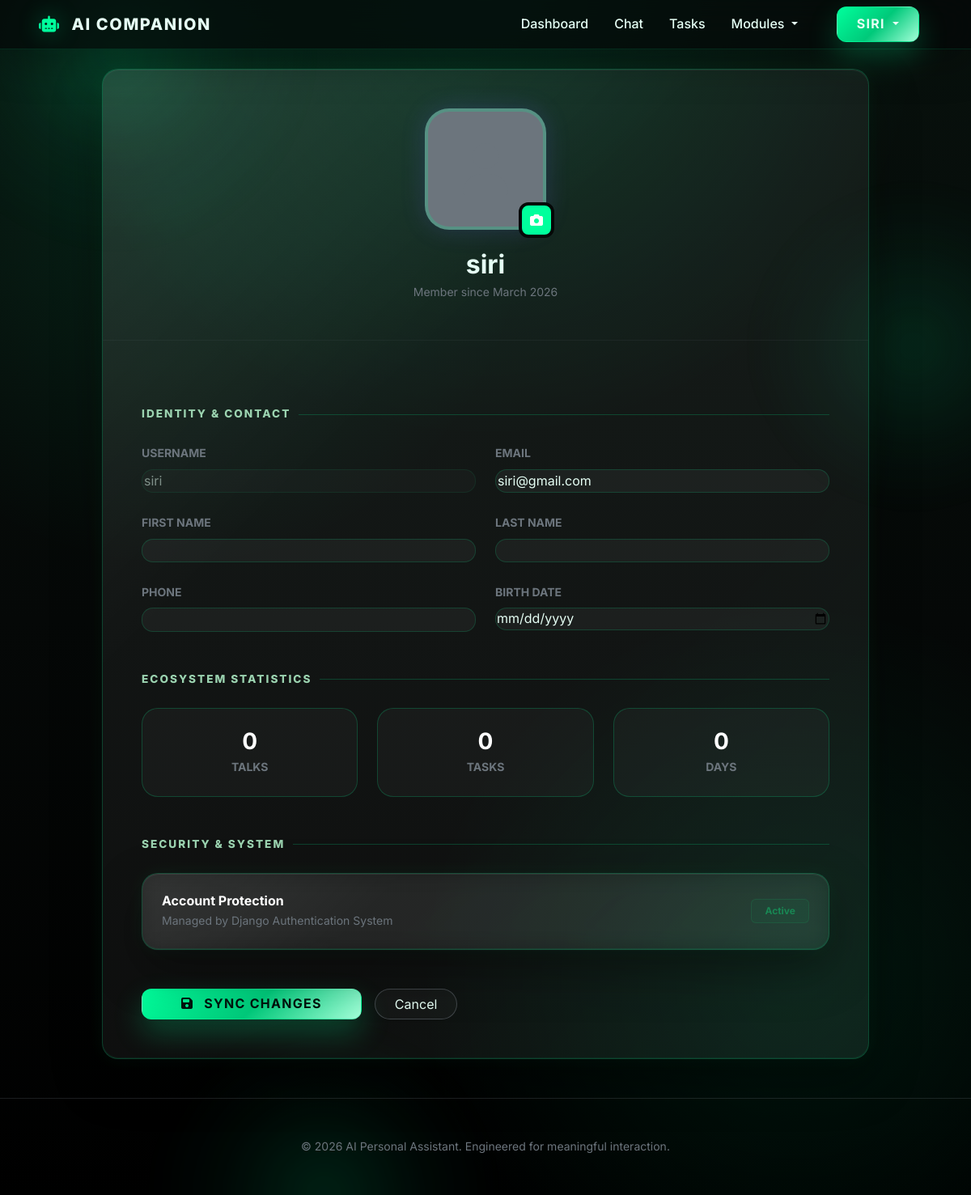
Screenshot of /auth/profile/ (signed in) with the database file from the repository.
### apps/authentication/models.py (models this page shows, shortened)
class User(AbstractUser):
    ROLE_CHOICES = [
        ('user', 'User'),
        ('admin', 'Admin'),
    ]
    role = models.CharField(max_length=10, choices=ROLE_CHOICES, default='user')
    phone_number = models.CharField(max_length=15, blank=True, null=True)
    profile_picture = models.ImageField(upload_to='profile_pictures/', blank=True, null=True)
    date_of_birth = models.DateField(blank=True, null=True)
    created_at = models.DateTimeField(auto_now_add=True)
    updated_at = models.DateTimeField(auto_now=True)

### apps/authentication/views.py (the view)
# urls.py: path('profile/', views.profile_view, name='profile'),
@login_required
def profile_view(request):
    user = request.user
    preferences = user.preferences
    behavior_profile = user.behavior_profile
    context = {
        'user': user,
        'preferences': preferences,
        'behavior_profile': behavior_profile
    }
    return render(request, 'authentication/profile.html', context)

### templates/authentication/profile.html (shortened to what this page needs)
{% extends 'base.html' %}
{% load static %}
{% block content %}
<div class="container mt-4">
    <div class="row justify-content-center">
        <div class="col-md-10">
            <div class="glass-panel overflow-hidden">
                <div class="profile-header text-center border-bottom border-secondary border-opacity-10">
                    <div class="profile-avatar-container">
                        {% if user.profile_picture %}
                        <img src="{{ user.profile_picture.url }}" alt="Profile" class="profile-avatar">
                        {% else %}
                        <div
                            class="profile-avatar d-flex align-items-center justify-content-center bg-secondary bg-opacity-20 h-100">
                            <i class="fas fa-user fa-4x text-secondary opacity-50"></i>
                        </div>
                        {% endif %}
                        <label for="profile_picture" class="avatar-edit-overlay">
                            <i class="fas fa-camera"></i>
                        </label>
                    </div>
                    <h2 class="fw-bold mb-1">{{ user.get_full_name|default:user.username }}</h2>
                    <p class="text-secondary small mb-0">Member since {{ user.date_joined|date:"F Y" }}</p>
                </div>
                <div class="p-5">
                    <form method="post" enctype="multipart/form-data">
                        <div class="profile-section-title">Identity & Contact</div>
                        <div class="row g-4 mb-5">
                            <div class="col-md-6">
                                <label class="small fw-bold text-secondary text-uppercase mb-2">Username</label>
                                <input type="text" class="form-control-premium w-100 opacity-50"
                                    value="{{ user.username }}" readonly>
                            </div>
                            <div class="col-md-6">
                                <label class="small fw-bold text-secondary text-uppercase mb-2">Email</label>
                                <input type="email" class="form-control-premium w-100" name="email"
                                    value="{{ user.email }}">
                            </div>
                            <div class="col-md-6">
                                <label class="small fw-bold text-secondary text-uppercase mb-2">First Name</label>
                                <input type="text" class="form-control-premium w-100" name="first_name"
                                    value="{{ user.first_name }}">
                            </div>
                            <div class="col-md-6">
                                <label class="small fw-bold text-secondary text-uppercase mb-2">Last Name</label>
                                <input type="text" class="form-control-premium w-100" name="last_name"
                                    value="{{ user.last_name }}">
                            </div>
                            <div class="col-md-6">
                                <label class="small fw-bold text-secondary text-uppercase mb-2">Phone</label>
                                <input type="tel" class="form-control-premium w-100" name="phone_number"
                                    value="{{ user.phone_number|default:'' }}">
                            </div>
                            <div class="col-md-6">
                                <label class="small fw-bold text-secondary text-uppercase mb-2">Birth Date</label>
                                <input type="date" class="form-control-premium w-100" name="date_of_birth"
                                    value="{{ user.date_of_birth|date:'Y-m-d' }}">
                            </div>
                        </div>
                        <div class="profile-section-title">Ecosystem Statistics</div>
                        <div class="row g-4 mb-5">
                            <div class="col-md-4">
                                <div class="stat-pill">
                                    <div class="h3 fw-bold text-white mb-1">{{ conversation_count|default:0 }}</div>
                                    <div class="small text-secondary fw-bold text-uppercase">Talks</div>
                                </div>
                            </div>
                            <div class="col-md-4">
                                <div class="stat-pill">
                                    <div class="h3 fw-bold text-white mb-1">{{ task_count|default:0 }}</div>
                                    <div class="small text-secondary fw-bold text-uppercase">Tasks</div>
                                </div>
                            </div>
                            <div class="col-md-4">
                                <div class="stat-pill">
                                    <div class="h3 fw-bold text-white mb-1">{{ days_active|default:0 }}</div>
                                    <div class="small text-secondary fw-bold text-uppercase">Days</div>
                                </div>
                            </div>
                        </div>
                        <div class="profile-section-title">Security & System</div>
                        <div class="glass-card p-4 d-flex justify-content-between align-items-center mb-5">
                            <div>
                                <h6 class="fw-bold text-white mb-1">Account Protection</h6>
                                <p class="small text-secondary mb-0">Managed by Django Authentication System</p>
                            </div>
                            <span
                                class="badge bg-success bg-opacity-10 text-success border border-success border-opacity-25 px-3 py-2">Active</span>
                        </div>
                        <div class="d-flex gap-3 mt-5">
                            <button type="submit" class="btn-premium px-5">
                                <i class="fas fa-save me-2"></i> Sync Changes
                            </button>
                            <a href="{% url 'dashboard' %}"
                                class="btn btn-outline-light rounded-pill px-4 border-secondary border-opacity-50">Cancel</a>
                        </div>
                    </form>
                </div>
            </div>
        </div>
    </div>
</div>
{% endblock %}

### templates/base.html (shortened to what this page needs)
{% load static %}
<!DOCTYPE html>
<html lang="en">
<head>
    <link href="https://cdn.jsdelivr.net/npm/bootstrap@5.3.0/dist/css/bootstrap.min.css" rel="stylesheet">
    <link rel="stylesheet" href="https://cdnjs.cloudflare.com/ajax/libs/font-awesome/6.4.0/css/all.min.css">
    <link rel="stylesheet" href="{% static 'css/main.css' %}">
    <link rel="stylesheet" href="{% static 'css/glassmorphism.css' %}">
</head>
<body class="glass-app">
    <div class="ambient-orbs" aria-hidden="true">
        <span class="ambient-orb ambient-orb-1"></span>
        <span class="ambient-orb ambient-orb-2"></span>
        <span class="ambient-orb ambient-orb-3"></span>
    </div>
    <div id="particle-container" aria-hidden="true"></div>
    {% if user.is_authenticated %}
    <nav class="navbar navbar-expand-lg navbar-dark sticky-top">
        <div class="container-fluid px-3 px-md-4 px-xl-5">
            <a class="navbar-brand" href="{% url 'dashboard' %}">
                <i class="fas fa-robot animate-float"></i> AI COMPANION
            </a>
            <div class="collapse navbar-collapse" id="navbarNav">
                <ul class="navbar-nav ms-auto align-items-lg-center">
                    <li class="nav-item">
                        <a class="nav-link px-3" href="{% url 'dashboard' %}">Dashboard</a>
                    </li>
                    <li class="nav-item">
                        <a class="nav-link px-3" href="{% url 'chat_companion:chat' %}">Chat</a>
                    </li>
                    <li class="nav-item">
                        <a class="nav-link px-3" href="{% url 'task_list' %}">Tasks</a>
                    </li>
                    <li class="nav-item dropdown">
                        <a class="nav-link dropdown-toggle px-3" href="#" id="modulesDropdown" role="button" data-bs-toggle="dropdown" aria-expanded="false">
                            Modules
                        </a>
                    </li>
                    <li class="nav-item dropdown px-3">
                        <a class="nav-link dropdown-toggle btn-premium py-2 px-4 ms-lg-3" href="#" id="userDropdown" role="button"
                            data-bs-toggle="dropdown">
                            {{ user.username }}
                        </a>
                    </li>
                </ul>
            </div>
        </div>
    </nav>
    {% endif %}
    <main class="page-transition">
        {% block content %}{% endblock %}
    </main>
    <footer class="app-footer mt-5 py-5 border-top border-secondary border-opacity-25">
        <div class="container-fluid px-3 px-md-4 px-xl-5 text-center">
            <p class="text-secondary small mb-0">&copy; 2026 AI Personal Assistant. Engineered for meaningful interaction.</p>
        </div>
    </footer>
</body>
</html>

### static/css/main.css (style rules this page uses)
:root { --primary-bg: #050807; --secondary-bg: #07120d; --accent-color: #00ff9c; --accent-secondary: #00c97a; --accent-glow: rgba(0, 255, 156, 0.32); --text-primary: #e6fff5; --text-secondary: #9bd3b0; --glass-bg: rgba(255, 255, 255, 0.055); --glass-bg-strong: rgba(255, 255, 255, 0.095); --glass-border: rgba(0, 255, 156, 0.2); --glass-blur: blur(20px); --success: #00ff9c; --danger: #ff7b8f; }
* { box-sizing: border-box; }
html { scroll-behavior: smooth; }
body, button, input, select, textarea { font-family: 'Inter', 'Poppins', -apple-system, BlinkMacSystemFont, 'Segoe UI', sans-serif; }
body { min-height: 100vh; color: var(--text-primary); line-height: 1.6; background: radial-gradient(circle at 50% 0%, rgba(0, 255, 156, 0.13) 0%, transparent 34%), radial-gradient(circle at 18% 18%, rgba(0, 201, 122, 0.11) 0%, transparent 28%), radial-gradient(circle at 82% 82%, rgba(0, 255, 156, 0.08) 0%, transparent 30%), linear-gradient(180deg, #08110d 0%, #050807 52%, #000000 100%); background-attachment: fixed; }
.glass-app { position: relative; overflow-x: hidden; }
body::before { content: ''; position: fixed; inset: 0; pointer-events: none; background-image: linear-gradient(rgba(255, 255, 255, 0.022) 1px, transparent 1px), linear-gradient(90deg, rgba(255, 255, 255, 0.022) 1px, transparent 1px); background-size: 52px 52px; mask-image: linear-gradient(180deg, rgba(0, 0, 0, 0.65), transparent 92%); opacity: 0.35; }
.container, .container-fluid { width: 100%; max-width: none; padding-left: clamp(0.75rem, 2.4vw, 2.5rem); padding-right: clamp(0.75rem, 2.4vw, 2.5rem); }
main, .app-footer, .navbar { position: relative; z-index: 1; }
.navbar { z-index: 4000; }
.glass-panel, .glass-card, .glass-surface, .glass-surface-opaque, .dropdown-menu, .alert { border: 1px solid var(--glass-border); box-shadow: 0 24px 60px rgba(0, 0, 0, 0.38), 0 0 24px rgba(0, 255, 156, 0.06); }
.glass-panel, .glass-surface { background: var(--glass-bg); backdrop-filter: var(--glass-blur); -webkit-backdrop-filter: var(--glass-blur); border-radius: 20px; }
.glass-card { background: rgba(255, 255, 255, 0.04); backdrop-filter: var(--glass-blur); -webkit-backdrop-filter: var(--glass-blur); border-radius: 20px; transition: transform 180ms ease, box-shadow 180ms ease, border-color 180ms ease, background 180ms ease; }
.page-transition { animation: pageFadeIn 420ms ease both; }
.animate-float { animation: float 3.2s ease-in-out infinite; }
.navbar { background: rgba(5, 8, 7, 0.72) !important; backdrop-filter: var(--glass-blur); -webkit-backdrop-filter: var(--glass-blur); border-bottom: 1px solid rgba(0, 255, 156, 0.12); box-shadow: 0 16px 50px rgba(0, 0, 0, 0.28); }
.navbar-brand { font-weight: 800; letter-spacing: 0.08em; color: var(--text-primary) !important; }
.navbar-brand i { color: var(--accent-color); margin-right: 0.5rem; filter: drop-shadow(0 0 14px rgba(0, 255, 156, 0.35)); }
.nav-link { color: var(--text-primary) !important; font-weight: 500; transition: color 180ms ease, text-shadow 180ms ease; }
.btn-premium, .btn-outline-premium { border-radius: 12px; font-weight: 700; letter-spacing: 0.08em; text-transform: uppercase; transition: transform 180ms ease, box-shadow 180ms ease, background 180ms ease, border-color 180ms ease, color 180ms ease; }
.btn-premium { color: #02130d; border: 1px solid rgba(0, 255, 156, 0.25); background: linear-gradient(135deg, #00ff9c 0%, #00c97a 52%, #a4ffd9 100%); box-shadow: 0 16px 36px rgba(0, 255, 156, 0.24); }
.btn-outline-premium, .btn-outline-light { color: var(--text-primary); border-color: rgba(0, 255, 156, 0.2); background: rgba(255, 255, 255, 0.03); }
.form-control-premium, .form-select, textarea, input[type='text'], input[type='email'], input[type='password'], input[type='tel'], input[type='date'], input[type='search'] { color: var(--text-primary) !important; background: rgba(255, 255, 255, 0.045) !important; border: 1px solid rgba(0, 255, 156, 0.16) !important; border-radius: 14px !important; box-shadow: none !important; transition: border-color 180ms ease, box-shadow 180ms ease, background 180ms ease, transform 180ms ease; caret-color: var(--accent-color); }
.form-control-premium::placeholder, textarea::placeholder, input::placeholder { color: rgba(155, 211, 176, 0.72) !important; }
.app-footer { background: transparent; }

### rows the page displays
User: username "SIRI", get_full_name "siri", date_joined "March 2026", username "siri", email "siri@gmail.com"

### other values shown
{{ conversation_count|default:0 }} "0"
{{ task_count|default:0 }} "0"
{{ days_active|default:0 }} "0"
